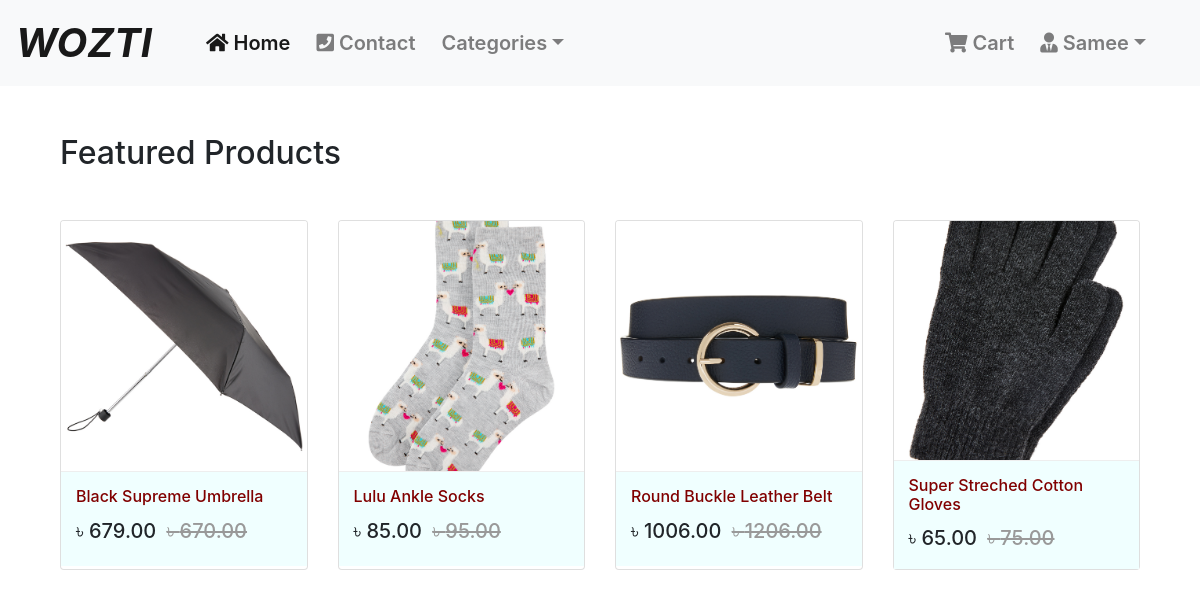
Screenshot of /Accessories (signed in) with the database file from the repository.
### Login_Application/models.py (models this page shows, shortened)
class User(AbstractBaseUser, PermissionsMixin):
    email = models.EmailField(unique=True, null=False)
    is_staff = models.BooleanField(
        ugettext_lazy('staff status'),
        default=False,
        help_text = ugettext_lazy('Designates whether the user can log in this site')
    )
    is_active = models.BooleanField(
        ugettext_lazy('active'),
        default=True,
        help_text=ugettext_lazy('Designates whether this user should be treated as active. Unselect this instead of deleting accounts')
    )
    USERNAME_FIELD = 'email'
    objects = MyUserManager()

class Profile(models.Model):
    user = models.OneToOneField(User, on_delete=models.CASCADE, related_name='profile')
    username = models.CharField(max_length=264, blank=True)
    full_name = models.CharField(max_length=264, blank=True)
    address_1 = models.TextField(max_length=300, blank=True)
    city = models.CharField(max_length=40, blank=True)
    zipcode = models.CharField(max_length=10, blank=True)
    country = models.CharField(max_length=50, blank=True)
    phone = models.CharField(max_length=20, blank=True)
    date_joined = models.DateTimeField(auto_now_add=True)

### Shop_Application/models.py (models this page shows, shortened)
class Product(models.Model):
	mainimage = models.ImageField(upload_to='Products')
	name = models.CharField(max_length=264)
	category = models.ForeignKey(Category, on_delete=models.CASCADE, related_name='category')
	preview_text = models.TextField(max_length=200, verbose_name='Preview Text')
	detail_text = models.TextField(max_length=1000, verbose_name='Description')
	price = models.FloatField()
	old_price = models.FloatField(default=0.00)
	created = models.DateTimeField(auto_now_add=True)
	class Meta:
		ordering = ['-created',]

### Shop_Application/views.py (the view)
# urls.py: path('Accessories', views.Accessories, name='accessories'),
def Accessories(request):
	data = 5
	listdata = Product.objects.filter(category=data).order_by('name')
	dic = {'listdata': listdata}
	return render(request,'Shop_Application/Accessories.html',context=dic)

### templates/Shop_Application/Accessories.html
{% extends 'base.html' %}
{% block body_block %}
<div class="container my-5">
  <h2 class="my-5">Featured Products</h2>
  <div class="row">
    {% for product in listdata %}
    <div class="col-md-6 col-sm-12 col-lg-3">
      <figure class="card card-product">
        <div class="img-wrap">
          <a href="{% url 'Shop_Application:product_detail' pk=product.pk %}">
          <img src="/media/{{product.mainimage}}" style="width:100%; height:300px;">
          </a>
        </div>
        <figcaption class="info-wrap">
          <h6 class="title"><a href="{% url 'Shop_Application:product_detail' pk=product.pk %}">{{product.name}}</a></h6>
          <div class="action-wrap">
            <div class="price-wrap h5">
              <span class="price-new">&#2547; {{product.price|floatformat:2}}</span>
              <span class="price-old"><strike>&#2547; {{product.old_price|floatformat:2}}</strike></span>
            </div>
          </div>
        </figcaption>
      </figure>
    </div>
    {% endfor %}
  </div>
</div>
{% endblock %}

### templates/base.html (shortened to what this page needs)
{% load static %}
<!DOCTYPE html>
<html lang="en" dir="ltr">
<head>
  <link rel="stylesheet" href="https://stackpath.bootstrapcdn.com/bootstrap/4.3.1/css/bootstrap.min.css">
  <link href="https://cdnjs.cloudflare.com/ajax/libs/font-awesome/5.10.2/css/all.css" rel="stylesheet">
  <link rel="stylesheet" href="{% static 'css/main.css' %}">
</head>
<body>
   <nav class="navbar navbar-expand-md navbar-light badge-light">
        <div class="images">
        <a href="{% url 'Shop_Application:home' %}" class="navbar-brand">
            WOZTI
        </a>
        </div>
        <div class="collapse navbar-collapse" id="navbarCollapse">
            <div class="about">
              <div class="navbar-nav">
                <a href="{% url 'Shop_Application:home' %}" class="nav-item nav-link active"><i class="fa fa-home" aria-hidden="true"></i>
 Home</a>
                <a href="#" class="nav-item nav-link"><i class="fa fa-phone-square" aria-hidden="true"></i>
Contact</a>
           <div class="categories">
              <li class="nav-item dropdown">
          <a class="nav-link dropdown-toggle" href="#" id="navbarDropdown" role="button" data-toggle="dropdown" aria-haspopup="true" aria-expanded="false">Categories</a>
        </li>
      </div>
            </div>
          </div>
              <ul class="navbar-nav ml-auto">
              {% if request.user.is_authenticated %}
               <div class="not-login1">
              <li class="nav-item">
          <a href="{% url 'Order_Application:cart' %}" class="nav-link">
              <i class="fa fa-shopping-cart"></i> Cart
          </a>
        </li>
      </div>
        <div class="not-login">
        <li class="nav-item dropdown">
          <a class="nav-link dropdown-toggle" href="#" id="navbarDropdown" role="button" data-toggle="dropdown" aria-haspopup="true" aria-expanded="false"><i class="fas fa-user-tie"></i> {{request.user.profile.username}}</a>
        </li>
      </div>
          {% else %}
        <div class="login">
        <li class="nav-item">
          <a href="{% url 'Login_Application:login' %}">Login</a>
        </li>
        {% endif %}
      </div>
    </nav>
  <div class="container">
    {% block body_block %} {% endblock %}
  </div>
</body>
</html>

### static/css/main.css (style rules this page uses)
.card { height: 350px; }
.card-product:after { content: ""; display: table clear: both; visibility: hidden; }
.card-product .price-new, .card-product .price { margin-right: 5px; }
.card-product .price-old { color: #999; }
.card-product .img-wrap { border-radius: 3px 3px 0 0; overflow: hidden; position: relative; height: 250px; text-align: center; }
.card-product .img-wrap img { max-height: 100%; max-width: 100%; object-fit: cover; }
.card-product .info-wrap { overflow: hidden; background: azure; padding: 15px; border-top: 1px solid #eee; }
.card-product .action-wrap { padding-top: 4px; margin-top: 4px; }
.card-product .title { margin-top: 0px; }
.card-product .title a { color: maroon; }
.images a { font-size: 40px; font-weight: bolder; font-style: italic; font-color: white; text-align: center; }
.navbar-nav a { font-size: 20px; font-weight:600; text-align: center; }
.not-login { margin-right: 30px; }
.not-login1 { margin-right: 10px; }
.about { margin-left: 20px; }
.about .navbar-nav a { margin-left: 10px; }

### templates/base.html (style rules this page uses)
.card { height: 350px; }
.card-product:after { content: ""; display: table clear: both; visibility: hidden; }
.card-product .price-new, .card-product .price { margin-right: 5px; }
.card-product .price-old { color: #999; }
.card-product .img-wrap { border-radius: 3px 3px 0 0; overflow: hidden; position: relative; height: 250px; text-align: center; }
.card-product .img-wrap img { max-height: 100%; max-width: 100%; object-fit: cover; }
.card-product .info-wrap { overflow: hidden; background: azure; padding: 15px; border-top: 1px solid #eee; }
.card-product .action-wrap { padding-top: 4px; margin-top: 4px; }
.card-product .title { margin-top: 0px; }
.card-product .title a { color: maroon; }
.images a { font-size: 40px; font-weight: bolder; font-style: italic; font-color: white; text-align: center; }
.navbar-nav a { font-size: 20px; font-weight:600; text-align: center; }
.not-login { margin-right: 30px; }
.not-login1 { margin-right: 10px; }
.about { margin-left: 20px; }
.about .navbar-nav a { margin-left: 10px; }

### rows the page displays
User: user.profile.username "Samee"
Product: mainimage (picture), name "Black Supreme Umbrella", price "679.00", old_price "670.00"
Product: mainimage (picture), name "Lulu Ankle Socks", price "85.00", old_price "95.00"
Product: mainimage (picture), name "Round Buckle Leather Belt", price "1006.00", old_price "1206.00"
Product: mainimage (picture), name "Super Streched Cotton Gloves", price "65.00", old_price "75.00"
